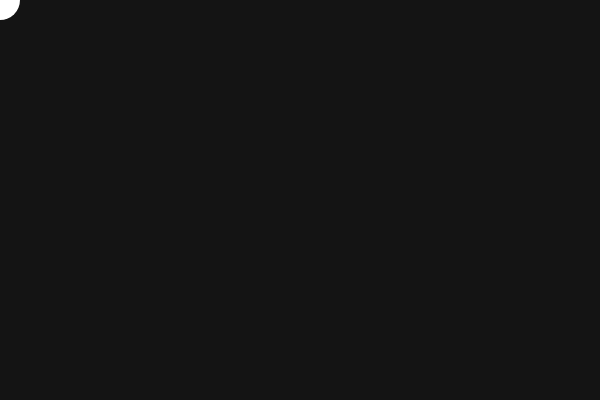
Frame 1 (no input)
Frame 60 (no input): identical to frame 1, image omitted
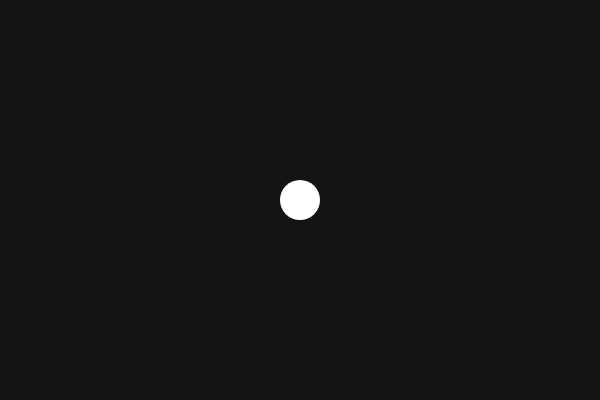
Frame 120 (the mouse pressed at the canvas centre since frame 60)

The p5.js sketch that drew these frames (run headless with seeded random() and noise() and a simulated clock; from frame 60 on, the mouse is pressed at the canvas centre):

// p5.js sketch
// ── sketch.js
// Pega aquí tu código de editor.p5js.org
function setup() {
  createCanvas(600, 400);
}

function draw() {
  background(20);
  fill(255);
  noStroke();
  circle(mouseX, mouseY, 40);
}
